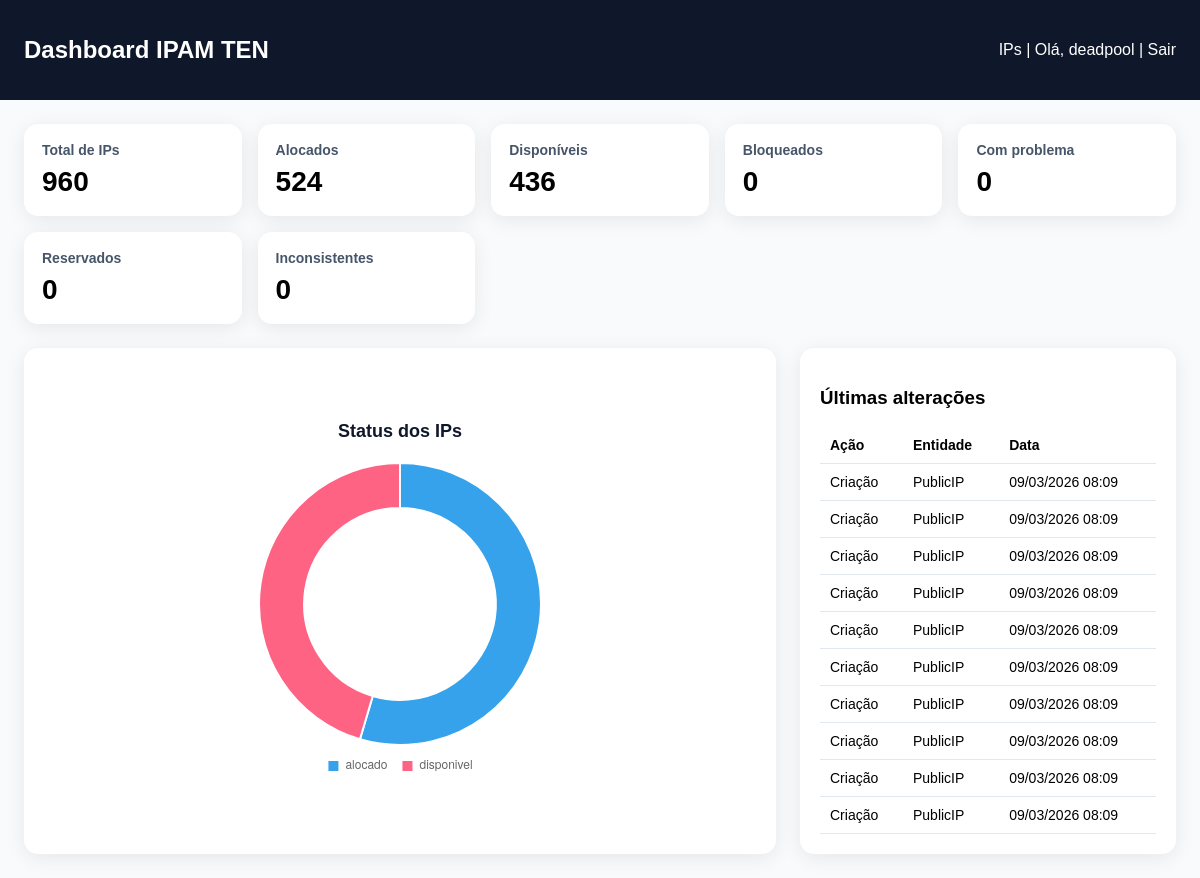
The app's page / (signed in) with its own data.
### core/models.py (models this page shows, shortened)
class AuditLog(models.Model):
    ACAO_CHOICES = [
        ("create", "Criação"),
        ("update", "Atualização"),
        ("delete", "Exclusão"),
        ("import", "Importação"),
    ]
    usuario = models.ForeignKey(
        settings.AUTH_USER_MODEL,
        on_delete=models.SET_NULL,
        blank=True,
        null=True
    )
    acao = models.CharField(max_length=20, choices=ACAO_CHOICES)
    entidade = models.CharField(max_length=100)
    entidade_id = models.CharField(max_length=50, blank=True, null=True)
    valor_anterior = models.JSONField(blank=True, null=True)
    valor_novo = models.JSONField(blank=True, null=True)
    ip_origem = models.GenericIPAddressField(blank=True, null=True)
    criado_em = models.DateTimeField(auto_now_add=True)
    class Meta:
        verbose_name = "Log de Auditoria"
        verbose_name_plural = "Logs de Auditoria"
        ordering = ["-criado_em"]

### core/views.py (the view)
# urls.py: path("", dashboard, name="dashboard"),
@login_required
def dashboard(request):
    total_ips = PublicIP.objects.count()
    total_alocados = PublicIP.objects.filter(status="alocado").count()
    total_disponiveis = PublicIP.objects.filter(status="disponivel").count()
    total_bloqueados = PublicIP.objects.filter(status="bloqueado").count()
    total_problema = PublicIP.objects.filter(status="problema").count()
    total_reservado = PublicIP.objects.filter(status="reservado").count()
    total_inconsistente = PublicIP.objects.filter(status="inconsistente").count()
    status_data = (
        PublicIP.objects.values("status")
        .annotate(total=Count("id"))
        .order_by("status")
    )
    ultimas_alteracoes = AuditLog.objects.all()[:10]
    context = {
        "total_ips": total_ips,
        "total_alocados": total_alocados,
        "total_disponiveis": total_disponiveis,
        "total_bloqueados": total_bloqueados,
        "total_problema": total_problema,
        "total_reservado": total_reservado,
        "total_inconsistente": total_inconsistente,
        "status_data": list(status_data),
        "ultimas_alteracoes": ultimas_alteracoes,
    }
    return render(request, "core/dashboard.html", context)

### templates/core/dashboard.html (shortened to what this page needs)
<!DOCTYPE html>
<html lang="pt-BR">
<head>
</head>
<body>
    <header>
        <h2>Dashboard IPAM TEN</h2>
        <div>
            <a href="{% url 'ip_list' %}">IPs</a>
            |
            Olá, {{ request.user.username }}
            |
            <a href="{% url 'logout' %}">Sair</a>
        </div>
    </header>
    <div class="container">
        <div class="cards">
            <div class="card">
                <h3>Total de IPs</h3>
                <p>{{ total_ips }}</p>
            </div>
            <div class="card">
                <h3>Alocados</h3>
                <p>{{ total_alocados }}</p>
            </div>
            <div class="card">
                <h3>Disponíveis</h3>
                <p>{{ total_disponiveis }}</p>
            </div>
            <div class="card">
                <h3>Bloqueados</h3>
                <p>{{ total_bloqueados }}</p>
            </div>
            <div class="card">
                <h3>Com problema</h3>
                <p>{{ total_problema }}</p>
            </div>
            <div class="card">
                <h3>Reservados</h3>
                <p>{{ total_reservado }}</p>
            </div>
            <div class="card">
                <h3>Inconsistentes</h3>
                <p>{{ total_inconsistente }}</p>
            </div>
        </div>
        <div class="grid">
            <div class="panel chart-panel">
                <h3 class="chart-title">Status dos IPs</h3>
                <div class="chart-box">
                    <canvas id="statusChart"></canvas>
                </div>
            </div>
            <div class="panel">
                <h3>Últimas alterações</h3>
                <table>
                    <thead>
                        <tr>
                            <th>Ação</th>
                            <th>Entidade</th>
                            <th>Data</th>
                        </tr>
                    </thead>
                    <tbody>
                        {% for item in ultimas_alteracoes %}
                        <tr>
                            <td>{{ item.get_acao_display }}</td>
                            <td>{{ item.entidade }}</td>
                            <td>{{ item.criado_em|date:"d/m/Y H:i" }}</td>
                        </tr>
                        {% empty %}
                        <tr>
                            <td colspan="3">Nenhuma alteração registrada.</td>
                        </tr>
                        {% endfor %}
                    </tbody>
                </table>
            </div>
        </div>
    </div>
    <script>
        const statusData = {{ status_data| safe }};
        const labels = statusData.map(item => item.status);
        const totals = statusData.map(item => item.total);
        new Chart(document.getElementById("statusChart"), {
            type: "doughnut",
            data: {
                labels: labels,
                datasets: [{
                    data: totals,
                    borderWidth: 2
                }]
            },
            options: {
                responsive: true,
                maintainAspectRatio: true,
                cutout: "68%",
                plugins: {
                    legend: {
                        position: "bottom",
                        labels: {
                            boxWidth: 12,
                            padding: 14,
                            font: {
                                size: 12
                            }
                        }
                    }
                }
            }
        });
    </script>
</body>
</html>

### templates/core/dashboard.html (style rules this page uses)
body { font-family: Arial, sans-serif; background: #f8fafc; margin: 0; padding: 0; }
header { background: #0f172a; color: white; padding: 16px 24px; display: flex; justify-content: space-between; align-items: center; }
.container { padding: 24px; }
.cards { display: grid; grid-template-columns: repeat(auto-fit, minmax(180px, 1fr)); gap: 16px; margin-bottom: 24px; }
.card { background: white; border-radius: 14px; padding: 18px; box-shadow: 0 4px 20px rgba(0, 0, 0, 0.08); }
.card h3 { margin: 0 0 8px 0; font-size: 14px; color: #475569; }
.card p { margin: 0; font-size: 28px; font-weight: bold; }
.grid { display: grid; grid-template-columns: 2fr 1fr; gap: 24px; }
.panel { background: white; border-radius: 14px; padding: 20px; box-shadow: 0 4px 20px rgba(0, 0, 0, 0.08); }
table { width: 100%; border-collapse: collapse; }
th, td { padding: 10px; border-bottom: 1px solid #e2e8f0; text-align: left; font-size: 14px; }
a { color: white; text-decoration: none; }
.chart-panel { display: flex; flex-direction: column; align-items: center; justify-content: center; }
.chart-box { width: 100%; max-width: 320px; margin: 20px auto 0; }
.chart-title { margin: 0; font-size: 18px; color: #0f172a; }

### records on screen
AuditLog: acao "Criação", entidade "PublicIP", criado_em "09/03/2026 08:09"
AuditLog: acao "Criação", entidade "PublicIP", criado_em "09/03/2026 08:09"
AuditLog: acao "Criação", entidade "PublicIP", criado_em "09/03/2026 08:09"
AuditLog: acao "Criação", entidade "PublicIP", criado_em "09/03/2026 08:09"
AuditLog: acao "Criação", entidade "PublicIP", criado_em "09/03/2026 08:09"
AuditLog: acao "Criação", entidade "PublicIP", criado_em "09/03/2026 08:09"
AuditLog: acao "Criação", entidade "PublicIP", criado_em "09/03/2026 08:09"
AuditLog: acao "Criação", entidade "PublicIP", criado_em "09/03/2026 08:09"
AuditLog: acao "Criação", entidade "PublicIP", criado_em "09/03/2026 08:09"
AuditLog: acao "Criação", entidade "PublicIP", criado_em "09/03/2026 08:09"

### other values on screen
{{ request.user.username }} "deadpool"
{{ total_ips }} "960"
{{ total_alocados }} "524"
{{ total_disponiveis }} "436"
{{ total_bloqueados }} "0"
{{ total_problema }} "0"
{{ total_reservado }} "0"
{{ total_inconsistente }} "0"
chart data {{ status_data| safe }} [{'status': 'alocado', 'total': 524}, {'status': 'disponivel', 'total': 436}]
